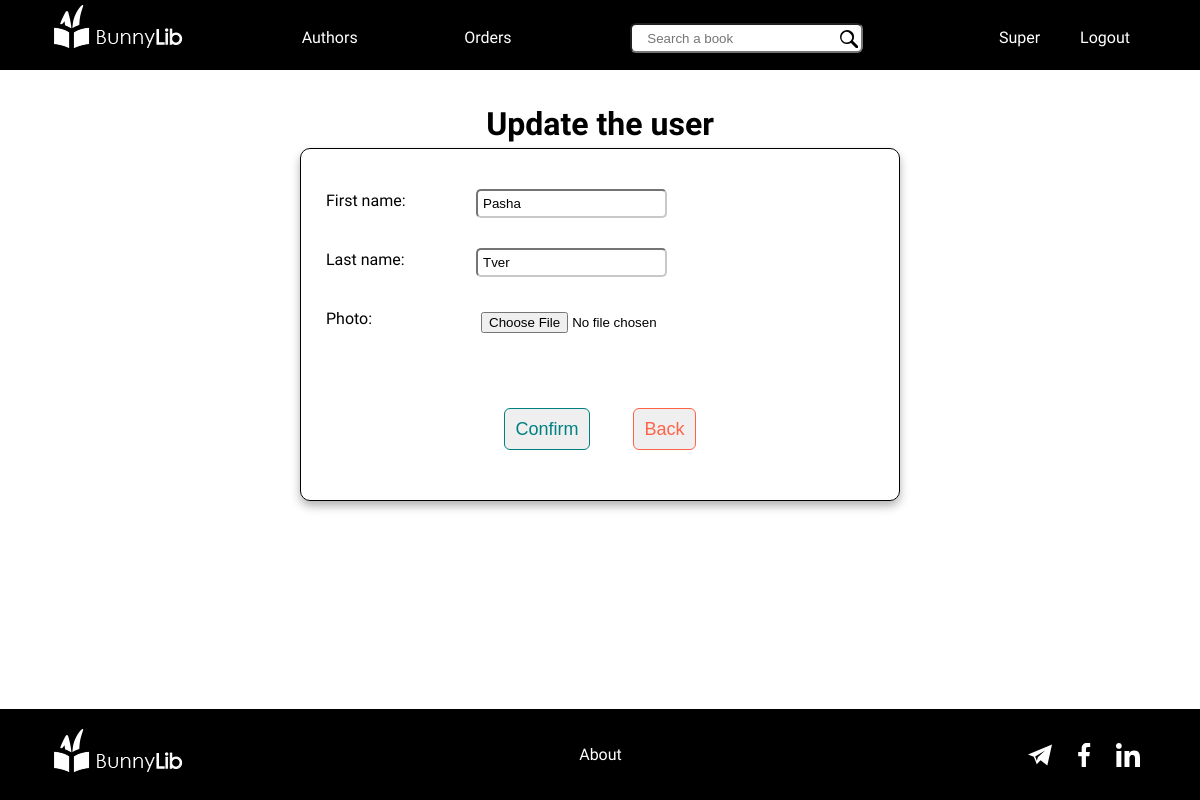
The page /users/3/update (signed in) on the database its author committed.
### authentication/models.py (models this page shows, shortened)
class CustomUser(AbstractBaseUser):
    first_name = models.CharField(blank=True, max_length=20)
    last_name = models.CharField(blank=True, max_length=20)
    email = models.EmailField(max_length=100, unique=True, validators=[validate_email])
    password = models.CharField(max_length=128, validators=[validate_password])
    updated_at = models.DateTimeField(auto_now=True)
    created_at = models.DateTimeField(auto_now_add=True, editable=False)
    role = models.IntegerField(default=0, choices=ROLE_CHOICES)
    is_active = models.BooleanField(default=False)
    photo = CloudinaryField('image', blank=True, null=True)
    REQUIRED_FIELDS = []
    USERNAME_FIELD = 'email'
    objects = CustomUserManager()
    @staticmethod
    def get_by_id(user_id):
        try:
            user = CustomUser.objects.get(id=user_id)
        except CustomUser.DoesNotExist:
            raise Exception("User does not exist.")
        else:
            return user

### authentication/decorators.py (the view)
    def wrapper_func(request, *args, **kwargs):
        if request.user.is_authenticated:
            return view_func(request, *args, **kwargs)
        else:
            return redirect('custom_login')

### authentication/forms.py
class UserUpdate(forms.ModelForm):
    class Meta:
        model = CustomUser
        fields = ['first_name', 'last_name', 'photo']
        widgets = {
            'first_name': forms.TextInput(attrs={'class': 'form-control',
                                                 'id': 'first_name',
                                                 'placeholder': 'First name'}),
            'last_name': forms.TextInput(attrs={'class': 'form-control',
                                                'id': 'last_name',
                                                'placeholder': 'Last name'}),
            'photo': forms.FileInput(attrs={'class': 'form-control',
                                            'id': 'file'}),
        }

### authentication/views.py (called while the page is built)
@if_user_auth
@user_is_staff
def su_user_update(request, id):
    user = CustomUser.get_by_id(user_id=id)
    user_form = UserUpdate(instance=user)
    if request.method == 'POST':
        user_form = UserUpdate(request.POST, request.FILES, instance=user)
        if user_form.is_valid():
            user.update(**user_form.cleaned_data)
            return redirect('user_by_id', user.id)
    return render(request, 'user_update_.html', context={'form': user_form})

### authentication/templates/user_update_.html (shortened to what this page needs)
{% extends 'base_.html' %}
{% load static %}
{% block content %}
<link rel="stylesheet" type="text/css" href="{% static 'css/authentication/user_update_my.css' %}">
<div class="user__update">
    <div class="user__update-title">
        <h1>Update the user</h1>
    </div>
    <form class="input__form" action="" enctype="multipart/form-data" method="POST">
            <div class="input__form-user">
                <label class="form__label" for="first_name">
                    First name:
                </label>
                {{ form.first_name }}
            </div>
            <div class="input__form-user">
                <label class="form__label" for="last_name">
                    Last name:
                </label>
                {{ form.last_name }}
            </div>
            <div class="input__form-user">
                <label class="form__label" for="file">
                    Photo:
                </label>
                {{ form.photo }}
            </div>
            <div class="input__form-user">
        <div class="input__form-buttons">
            <button class="btn btn-confirm" type="submit">
                Confirm
            </button>
            <button class="btn btn-cancel" type="button" onClick="javascript:history.go(-1);">
                Back
            </button>
        </div>
    </form>
</div>
{% endblock %}

### templates/base_.html (shortened to what this page needs)
{% load static %}
<!DOCTYPE html>
<html lang="en">
<head>
    <link rel="stylesheet" href="https://use.fontawesome.com/releases/v5.6.1/css/all.css">
    <link rel="stylesheet" href="https://necolas.github.io/normalize.css/latest/normalize.css">
</head>
<body>
    <header class="header">
        <div class="container">
           <div class="header__holder">
                <a class="header__logo" href="{% url 'books_main' %}">
                    <img src="{% static 'media/LOGO_bunnyLib.png' %}" alt="Library logo">
                </a>
                <nav class="navlist">
                    <ul>
                        <li><a class="header-links" href="{% url 'authors_all' %}">Authors</a></li>
                        {% if request.user.role %}
                        <li><a class="header-links" href="{% url 'orders_all' %}">Orders</a></li>
                        {% else %}
                        <li><a class="header-links" href="{% url 'orders_my' %}">Orders</a></li>
                        {% endif %}
                    </ul>
                </nav>
                <div class="header__search">
                    <form action="{% url 'books_main' %}">
                        <input type="text" placeholder="Search a book" name="search">
                        <button type="submit">
                            <svg viewBox="0 0 30.2 30.2">
                                <path d="M20.2 3.5a11.8 11.8 0 10-1.6 18c0 .5.3 1 .7 1.3l6.7 6.7a2.5 2.5 0 103.5-3.5l-6.7-6.7c-.4-.4-.8-.6-1.3-.7 3.2-4.6 2.8-11-1.3-15.1zM18 18A8.8 8.8 0 115.6 5.6 8.8 8.8 0 0118 18z"/>
                              </svg>
                        </button>
                    </form>
                </div>
                <div class="login-block">
                    {% if request.user.is_authenticated %}
                    <a id="user-btn" class="login-block__button header-links" href="{% url 'my_user' %}">{{ request.user.first_name }}</a>
                    <a id="logout-btn" class="login-block__button header-links" href="{% url 'custom_logout' %}">Logout</a>
                    {% else %}
                    <a id="login-btn" class="login-block__button header-links" href="{% url 'custom_login' %}">Sign In</a>
                    <a id="register-btn" class="login-block__button header-links" href="{% url 'custom_registration' %}">Sign Up</a>
                    {% endif %}
                </div>
           </div>
        </div>
    </header>
    <main class="content">
        <div class="container">
            {% block content %}{% endblock %}
        </div>
     </main>
    <footer class="footer">
        <div class="container">
            <div class="footer__content">
                <div class="footer__content-logo">
                    <img src="{% static 'media/LOGO_bunnyLib.png' %}" alt="Library logo">
                </div>
                <div class="footer__content-about">
                    <a href="{% url 'about_page' %}">About</a>
                </div>
                <div class="footer__content-socials">
                    <ul>
                        <li>
                            <a href="https://t.me/ecrtmn" class="telegram"><svg viewBox="0 -31 512 512"><path d="m123.195312 260.738281 63.679688 159.1875 82.902344-82.902343 142.140625 112.976562 100.082031-450-512 213.265625zm242.5-131.628906-156.714843 142.941406-19.519531 73.566407-36.058594-90.164063zm0 0"/></svg></a>
                        </li>
                        <li>
                            <a href="https://www.facebook.com/profile.php?id=100017204800457" class="facebook"><svg id="Bold" enable-background="new 0 0 24 24" height="512" viewBox="0 0 24 24" width="512"><path d="m15.997 3.985h2.191v-3.816c-.378-.052-1.678-.169-3.192-.169-3.159 0-5.323 1.987-5.323 5.639v3.361h-3.486v4.266h3.486v10.734h4.274v-10.733h3.345l.531-4.266h-3.877v-2.939c.001-1.233.333-2.077 2.051-2.077z"/></svg></a>
                        </li>
                        <li>
                            <a href="https://www.linkedin.com/in/pavel-tverdokhleb-121824179/" class="linkedin"></a>
                        </li>
                    </ul>
                </div>
            </div>
        </div>
    </footer>
</body>
</html>

### static/css/authentication/user_update_my.css (style rules this page uses)
.container { width: 100%; max-width: 1140px; padding: 0 20px; margin: 0 auto; }
.btn { display: inline-block; border-radius: 6px; border: 1px solid; font-size: 18px; line-height: 20px; text-decoration: none; text-align: center; margin: 20px; padding: 10px; }
.btn-confirm { color: teal; transition: .3s; }
.btn-cancel { color: tomato; transition: .3s; }
.input__form-buttons { margin: auto auto 0; padding-top: 20px; text-align: center; }
.input__form-user { display: flex; margin: 0 10px; }
.input__form-user + .input__form-user { margin-top: 30px; }
.user__update-title { text-align: center; }
.form__label { min-width: 150px; }
.form-control { padding: 5px; border-radius: 5px; border-color: #c8c8c8; }
.input__form { display: flex; flex-direction: column; border: 1px solid black; border-radius: 10px; box-shadow: 0 5px 10px rgba(0, 0, 0, .3); min-height: 300px; max-width: 600px; margin: 0 auto; padding: 40px 15px 30px; }

### templates/base_.html (style rules this page uses)
*, *::before, *::after { margin: 0; padding: 0; box-sizing: border-box; list-style: none; outline: none; }
img { max-width: 100%; height: auto; }
body { display: flex; flex-direction: column; min-height: 100vh; scroll-behavior: smooth; text-rendering: optimizeSpeed; line-height: 1.5; font-family: 'Comfortaa'; }
.content { flex-grow: 1; padding: 30px 0 50px; }
.container { width: 100%; max-width: 1140px; padding: 0 20px; margin: 0 auto; }
.header { height: 70px; background-color: black; display: flex; align-content: space-around; }
.header__holder { margin-top: 20px; display: flex; justify-content: space-between; align-items: center; }
.header__logo { flex-shrink: 0; margin-top: -15px; }
.header-links { text-decoration: none; color: white; transition: .3s; }
.navlist { display: flex; width: 250px; }
.navlist ul { display: flex; width: 100%; justify-content: space-between; }
.navlist li { padding: 0 20px; }
.login-block { display: flex; align-items: center; }
.login-block a { padding: 0 20px; }
.header__search { position: relative; display: flex; align-items: center; width: 250px; }
.header__search button { position: absolute; width: 18px; height: 22px; margin-left: -23px; margin-top: 6px; background-color: transparent; border: 0; }
.header__holder input { width: 100%; height: 30px; padding: 0 37px 0 15px; border-radius: 6px; }
.footer { background-color: black; }
.footer__content { display: flex; width: 100%; justify-content: space-between; align-items: center; }
.footer__content-logo { margin: 20px 0; }
.footer__content-about a { text-decoration: none; color: white; transition: .3s; }
.footer__content-socials ul { display: flex; }
.footer__content-socials li { height: 24px; width: 24px; margin: 0 10px; }
.footer__content-socials svg { fill: white; height: 100%; width: 100%; transition: .3s; }

### rows shown on the page
CustomUser: user.first_name "Super"
CustomUser: first_name "Pasha", last_name "Tver"
